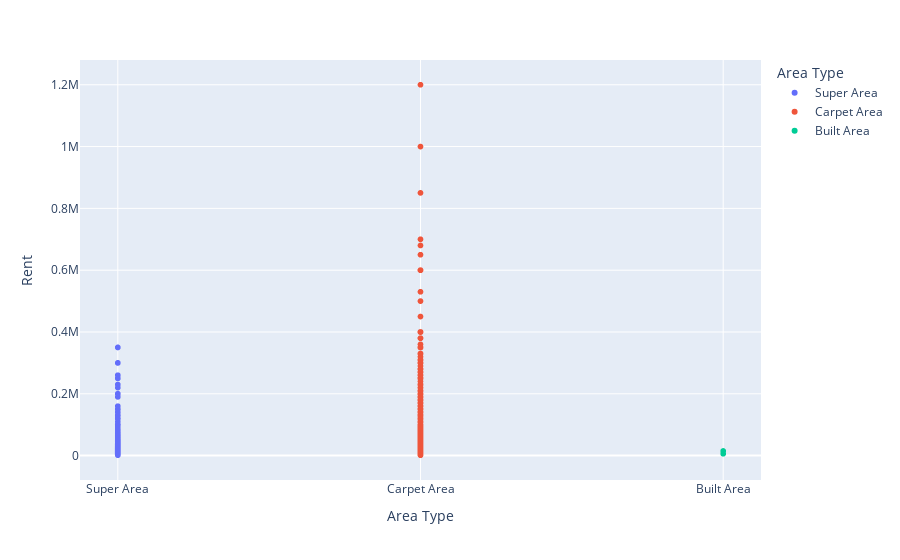

Notebook cell for this chart:
### Code cell
fig = px.scatter(df,
                 x='Area Type',
                 y='Rent',
                 color='Area Type')
fig.show()

### Figure 1 — Plotly figure (JSON) as saved in the notebook; plotly's stock layout.template omitted (floating-point values rounded to 4 significant figures; data arrays with more than 128 entries replaced by an {"elided": "..."} marker saying what was removed)
{"data": [{"hovertemplate": "Area Type=%{x}<br>Rent=%{y}<extra></extra>", "legendgroup": "Super Area", "marker": {"color": "#636efa", "symbol": "circle"}, "mode": "markers", "name": "Super Area", "showlegend": true, "type": "scattergl", "x": {"elided": "2444 str values"}, "xaxis": "x", "y": {"elided": "2444 int values"}, "yaxis": "y"}, {"hovertemplate": "Area Type=%{x}<br>Rent=%{y}<extra></extra>", "legendgroup": "Carpet Area", "marker": {"color": "#EF553B", "symbol": "circle"}, "mode": "markers", "name": "Carpet Area", "showlegend": true, "type": "scattergl", "x": {"elided": "2295 str values"}, "xaxis": "x", "y": {"elided": "2295 int values"}, "yaxis": "y"}, {"hovertemplate": "Area Type=%{x}<br>Rent=%{y}<extra></extra>", "legendgroup": "Built Area", "marker": {"color": "#00cc96", "symbol": "circle"}, "mode": "markers", "name": "Built Area", "showlegend": true, "type": "scattergl", "x": ["Built Area", "Built Area"], "xaxis": "x", "y": [15000, 6000], "yaxis": "y"}], "layout": {"legend": {"title": {"text": "Area Type"}, "tracegroupgap": 0}, "margin": {"t": 60}, "xaxis": {"anchor": "y", "categoryarray": ["Super Area", "Carpet Area", "Built Area"], "categoryorder": "array", "domain": [0, 1], "title": {"text": "Area Type"}}, "yaxis": {"anchor": "x", "domain": [0, 1], "title": {"text": "Rent"}}}}
